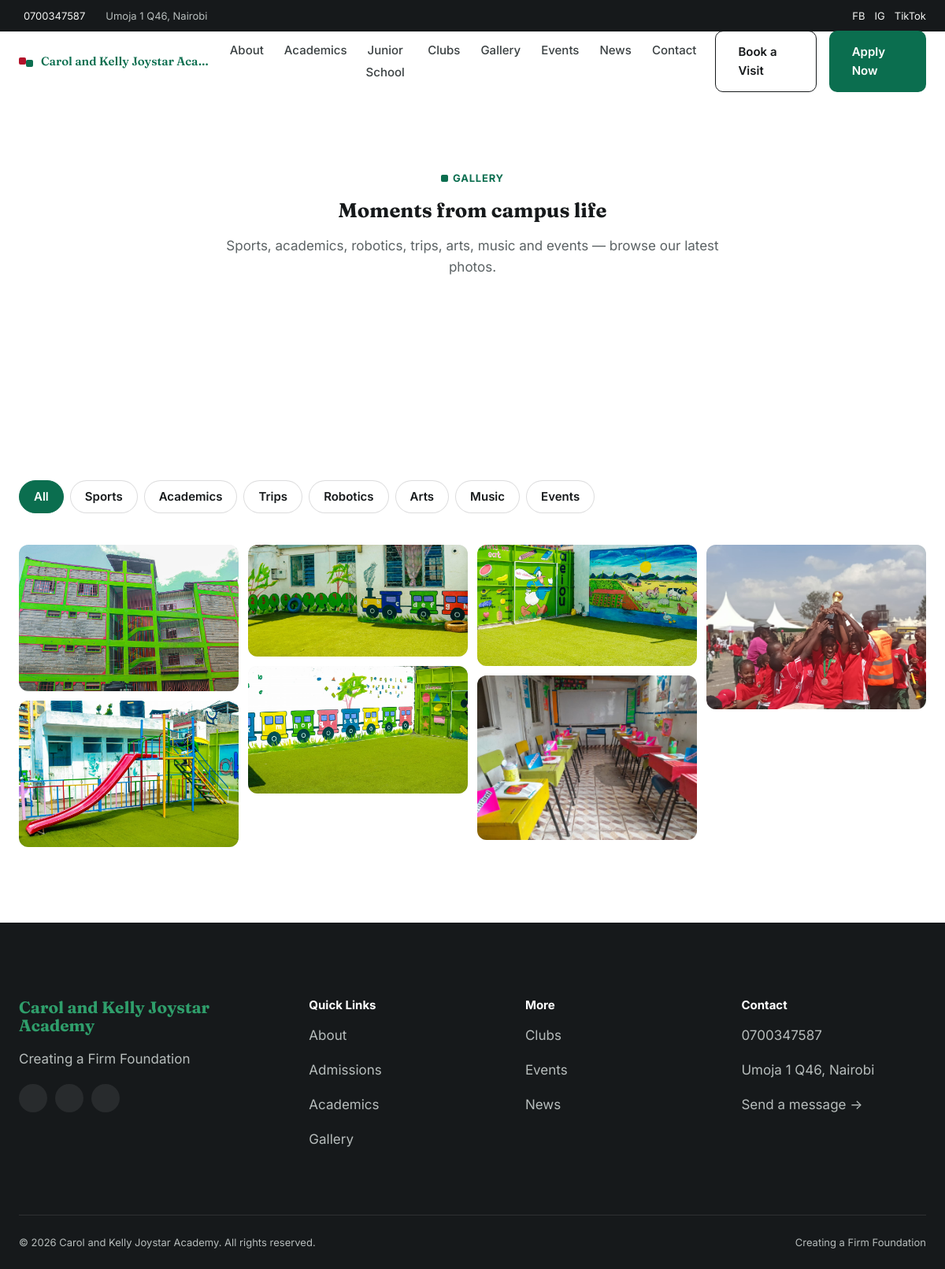
Page /gallery/ on the committed database.
### core/models.py (models this page shows, shortened)
class SiteSettings(models.Model):
    school_name = models.CharField(max_length=200, default="Carol and Kelly Joystar Academy")
    motto = models.CharField(max_length=200, default="Creating a Firm Foundation")
    phone = models.CharField(max_length=50, default="0700347587")
    email = models.EmailField(blank=True)
    address = models.CharField(max_length=255, default="Umoja 1 Q46, Nairobi")
    map_embed_url = models.URLField(
        blank=True,
        help_text="Paste a Google Maps 'Embed a map' src URL here.",
    )
    vision = models.TextField(
        default=(
            "To be the school of choice for nurturing confident, responsible and "
            "globally competitive learners through quality education."
        )
    )
    mission = models.TextField(
        default=(
            "To nurture every learner's talents to excellence through quality education, "
            "innovation, love and strong Christian values in a safe and supportive environment."
        )
    )
    philosophy = models.TextField(
        default=(
            "Every child is unique and capable of success when given the right environment, "
            "guidance and opportunities to learn, explore and grow."
        )
    )
    facebook_url = models.URLField(blank=True)
    instagram_url = models.URLField(blank=True)
    twitter_url = models.URLField(blank=True)
    youtube_url = models.URLField(blank=True)
    tiktok_url = models.URLField(blank=True)
    class Meta:
        verbose_name = "Site Settings"
        verbose_name_plural = "Site Settings"
    @classmethod
    def load(cls):
        obj, _ = cls.objects.get_or_create(pk=1)
        return obj

### gallery/models.py (models this page shows, shortened)
class GalleryCategory(models.Model):
    name = models.CharField(max_length=60, unique=True)
    slug = models.SlugField(max_length=70, unique=True)
    order = models.PositiveIntegerField(default=0)
    class Meta:
        ordering = ["order", "id"]
        verbose_name_plural = "Gallery categories"

class GalleryImage(models.Model):
    category = models.ForeignKey(GalleryCategory, on_delete=models.CASCADE, related_name="images")
    image = models.ImageField(upload_to="gallery/")
    caption = models.CharField(max_length=200, blank=True)
    width = models.PositiveIntegerField(default=800)
    height = models.PositiveIntegerField(default=600)
    uploaded_at = models.DateTimeField(auto_now_add=True)
    class Meta:
        ordering = ["-uploaded_at"]

### gallery/views.py (the view)
# urls.py: path("gallery/", include("gallery.urls")),
def gallery(request):
    category_slug = request.GET.get("category")
    images = GalleryImage.objects.select_related("category")
    if category_slug:
        images = images.filter(category__slug=category_slug)
    context = {
        "meta_description": (
            "Browse photos from Carol & Kelly Joystar Academy — sports, academics, robotics, "
            "trips, arts, music and school events."
        ),
        "categories": GalleryCategory.objects.all(),
        "images": images,
        "active_category": category_slug or "all",
    }
    return render(request, "gallery.html", context)

### core/context_processors.py (called while the page is built)
def site_settings(request):
    return {"site": SiteSettings.load()}

### templates/gallery.html (shortened to what this page needs)
{% extends "base.html" %}
{% load static %}
{% block extra_css %}
<link rel="stylesheet" href="{% static 'css/components.css' %}">
{% endblock %}
{% block content %}
<section class="section">
  <div class="container section-head" style="max-width: 720px;">
    <span class="eyebrow" style="justify-content:center;">
      <span class="blk" style="background: var(--green);"></span>Gallery
    </span>
    <h1>Moments from campus life</h1>
    <p style="color: var(--text-muted);">Sports, academics, robotics, trips, arts, music and events — browse our latest photos.</p>
  </div>
</section>
<section class="section">
  <div class="container">
    <div class="filter-pills">
      <a href="{% url 'gallery:gallery' %}" class="filter-pill {% if active_category == 'all' %}is-active{% endif %}">All</a>
      {% for cat in categories %}
        <a href="?category={{ cat.slug }}" class="filter-pill {% if active_category == cat.slug %}is-active{% endif %}">{{ cat.name }}</a>
      {% endfor %}
    </div>
    {% if images %}
      <div class="masonry">
        {% for img in images %}
          <button type="button"
                  class="masonry-item"
                  data-lightbox-item
                  data-full="{{ img.image.url }}"
                  data-caption="{{ img.caption|default:img.category.name }}">
            <img src="{{ img.image.url }}" alt="{{ img.caption|default:img.category.name }}" loading="lazy">
          </button>
        {% endfor %}
      </div>
    {% else %}
      <p style="color: var(--text-muted); text-align:center;">No photos in this category yet — check back soon.</p>
    {% endif %}
  </div>
</section>
{% endblock %}

### templates/base.html (shortened to what this page needs)
{% load static %}
<!DOCTYPE html>
<html lang="en">
<head>
  <link rel="stylesheet" href="https://cdn.jsdelivr.net/npm/@tabler/icons-webfont@latest/dist/tabler-icons.min.css">
  <link rel="stylesheet" href="{% static 'css/tokens.css' %}">
  <link rel="stylesheet" href="{% static 'css/main.css' %}">
  {% block extra_css %}{% endblock %}
</head>
<body>
  {% include "partials/topbar.html" %}
  {% include "partials/navbar.html" %}
  <main id="main-content">
    {% block content %}{% endblock %}
  </main>
  {% include "partials/footer.html" %}
</body>
</html>

### templates/partials/topbar.html (shortened to what this page needs)
<div class="topbar">
  <div class="container" style="flex-wrap: wrap; row-gap: 4px;">
    <div style="display:flex; gap: 20px;">
      <a href="tel:{{ site.phone }}" class="topbar-item">
         {{ site.phone }}
      </a>
      <span class="topbar-item">
         {{ site.address }}
      </span>
    </div>
    <div class="topbar-socials">
      {% if site.facebook_url %}<a href="{{ site.facebook_url }}" aria-label="Facebook">FB</a>{% endif %}
      {% if site.instagram_url %}<a href="{{ site.instagram_url }}" aria-label="Instagram">IG</a>{% endif %}
      {% if site.tiktok_url %}<a href="{{ site.tiktok_url }}" aria-label="TikTok">TikTok</a>{% endif %}
    </div>
  </div>
</div>

### templates/partials/navbar.html (shortened to what this page needs)
<header class="site-header">
  <nav class="navbar" aria-label="Main navigation">
    <div class="container">
      <a href="{% url 'core:home' %}" class="brand">
        <span class="blk-stack">
          <span class="blk" style="background: var(--red);"></span>
          <span class="blk" style="background: var(--green); margin-left:-4px; margin-top:5px;"></span>
        </span>
        <span class="brand-name">{{ site.school_name }}</span>
      </a>
      <ul class="nav-links">
        <li><a href="{% url 'core:about' %}">About</a></li>
        <li><a href="{% url 'academics:academics' %}">Academics</a></li>
        <li><a href="{% url 'junior_school:junior_school' %}">Junior School</a></li>
        <li><a href="{% url 'clubs:clubs' %}">Clubs</a></li>
        <li><a href="{% url 'gallery:gallery' %}">Gallery</a></li>
        <li><a href="{% url 'events:list' %}">Events</a></li>
        <li><a href="{% url 'news:list' %}">News</a></li>
        <li><a href="{% url 'contact:contact' %}">Contact</a></li>
      </ul>
      <div class="nav-cta">
        <a href="{% url 'admissions:admissions' %}" class="btn btn-outline">Book a Visit</a>
        <a href="{% url 'admissions:admissions' %}" class="btn btn-primary">Apply Now</a>
      </div>
    </div>
  </nav>
</header>

### templates/partials/footer.html (shortened to what this page needs)
<footer class="site-footer">
  <div class="container">
    <div class="footer-grid">
      <div>
        <h4 style="font-family: var(--font-display); font-size: var(--fs-md); color: var(--green-light);">{{ site.school_name }}</h4>
        <p>{{ site.motto }}</p>
        <div class="social-icons">
          {% if site.facebook_url %}<a href="{{ site.facebook_url }}" aria-label="Facebook"></a>{% endif %}
          {% if site.instagram_url %}<a href="{{ site.instagram_url }}" aria-label="Instagram"></a>{% endif %}
          {% if site.tiktok_url %}<a href="{{ site.tiktok_url }}" aria-label="TikTok"></a>{% endif %}
        </div>
      </div>
      <div>
        <h4>Quick Links</h4>
        <p><a href="{% url 'core:about' %}">About</a></p>
        <p><a href="{% url 'admissions:admissions' %}">Admissions</a></p>
        <p><a href="{% url 'academics:academics' %}">Academics</a></p>
        <p><a href="{% url 'gallery:gallery' %}">Gallery</a></p>
      </div>
      <div>
        <h4>More</h4>
        <p><a href="{% url 'clubs:clubs' %}">Clubs</a></p>
        <p><a href="{% url 'events:list' %}">Events</a></p>
        <p><a href="{% url 'news:list' %}">News</a></p>
      </div>
      <div>
        <h4>Contact</h4>
        <p>{{ site.phone }}</p>
        <p>{{ site.address }}</p>
        <p><a href="{% url 'contact:contact' %}">Send a message →</a></p>
      </div>
    </div>
    <div class="footer-bottom">
      <span>&copy; {% now "Y" %} {{ site.school_name }}. All rights reserved.</span>
      <span>Creating a Firm Foundation</span>
    </div>
  </div>
</footer>

### static/css/tokens.css (style rules this page uses)
:root { --ink: #16191b; --ink-soft: #3a4042; --paper: #ffffff; --paper-tint: #f6f7f5; --paper-dim: #eceeea; --red: #b3122a; --red-deep: #7c0d1e; --red-tint: #fbe9ec; --green: #0b6e4f; --green-deep: #054934; --green-light: #2f9e6b; --green-tint: #e6f2ec; --gold: #c9a24b; --text-body: #2a2e2f; --text-muted: #5b6264; --text-on-dark: #f3f4f2; --text-on-dark-muted: #b7bdbc; --font-display: "Fraunces", "Iowan Old Style", Georgia, serif; --font-body: "Inter", -apple-system, BlinkMacSystemFont, "Segoe UI", sans-serif; --fs-xs: clamp(0.75rem, 0.72rem + 0.15vw, 0.8125rem); --fs-sm: clamp(0.875rem, 0.84rem + 0.2vw, 0.9375rem); --fs-base: clamp(1rem, 0.96rem + 0.2vw, 1.0625rem); --fs-md: clamp(1.125rem, 1.05rem + 0.35vw, 1.3rem); --fs-lg: clamp(1.5rem, 1.3rem + 0.9vw, 2rem); --fs-xl: clamp(2rem, 1.6rem + 1.8vw, 3rem); --fs-2xl: clamp(2.6rem, 2rem + 2.8vw, 4.25rem); --space-3xs: 0.25rem; --space-2xs: 0.5rem; --space-xs: 0.75rem; --space-sm: 1rem; --space-md: 1.5rem; --space-lg: 2.5rem; --space-xl: 4rem; --space-2xl: 6rem; --space-3xl: 8rem; --container-max: 1240px; --radius-sm: 6px; --radius-md: 12px; --radius-lg: 20px; --border-hair: 1px solid rgba(22, 25, 27, 0.1); --shadow-sm: 0 1px 2px rgba(22, 25, 27, 0.06), 0 1px 1px rgba(22, 25, 27, 0.04); --shadow-md: 0 8px 24px rgba(22, 25, 27, 0.08); --shadow-lg: 0 24px 48px rgba(22, 25, 27, 0.14); --ease-out: cubic-bezier(0.16, 1, 0.3, 1); --dur-fast: 180ms; --dur-med: 420ms; --dur-slow: 900ms; --topbar-h: 40px; --nav-h: 76px; }

### static/css/components.css (style rules this page uses)
.eyebrow { display: inline-flex; align-items: center; gap: 6px; font-size: var(--fs-xs); font-weight: 700; letter-spacing: 0.06em; text-transform: uppercase; color: var(--green); margin-bottom: var(--space-sm); }
.section-head { text-align: center; max-width: 640px; margin: 0 auto var(--space-xl); }
.filter-pills { display: flex; flex-wrap: wrap; gap: 8px; margin-bottom: var(--space-lg); }
.filter-pill { display: inline-flex; align-items: center; border: 1.5px solid rgba(22,25,27,0.15); background: #fff; color: var(--ink); font-size: var(--fs-sm); font-weight: 600; padding: 8px 18px; border-radius: 30px; text-decoration: none; transition: background var(--dur-fast) var(--ease-out), color var(--dur-fast) var(--ease-out), border-color var(--dur-fast) var(--ease-out); }
.filter-pill.is-active { background: var(--green); color: #fff; border-color: var(--green); }
.masonry { column-count: 4; column-gap: 12px; }
.masonry-item { break-inside: avoid; margin-bottom: 12px; border-radius: var(--radius-md); overflow: hidden; position: relative; cursor: pointer; display: block; border: none; padding: 0; width: 100%; }
.masonry-item img { width: 100%; display: block; transition: transform var(--dur-med) var(--ease-out); }

### rows in the picture
SiteSettings: phone "0700347587", address "Umoja 1 Q46, Nairobi", school_name "Carol and Kelly Joystar Aca…", school_name "Carol and Kelly Joystar Academy", motto "Creating a Firm Foundation"
GalleryCategory: name "Sports"
GalleryCategory: name "Academics"
GalleryCategory: name "Trips"
GalleryCategory: name "Robotics"
GalleryCategory: name "Arts"
GalleryCategory: name "Music"
GalleryCategory: name "Events"
GalleryImage: image (picture)
GalleryImage: image (picture)
GalleryImage: image (picture)
GalleryImage: image (picture)
GalleryImage: image (picture)
GalleryImage: image (picture)
GalleryImage: image (picture)
